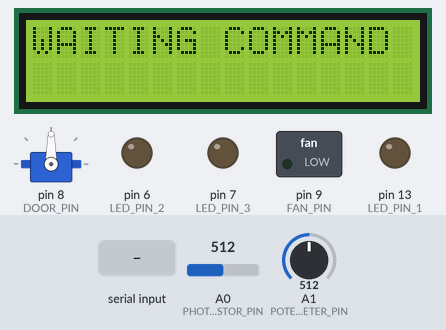
A sketch run on a simulated Arduino Uno, built with avr-gcc and run on an emulated ATmega328P. On the bench: 16×2 character LCD, servo, switched loads named in the sketch (green lamp = pin HIGH), output pins drawn as LEDs (lit = HIGH). The inputs (shaded band) are chosen by the test bench; at power-on: A0 (PHOTORESISTOR_PIN) = 512, A1 (POTENTIOMETER_PIN) = 512. What the sketch prints to the serial monitor is not drawn.

Above: at 1.2 s.
1.3 s: "CLOSE_DOOR\n" received over Serial
At 2.2 s:
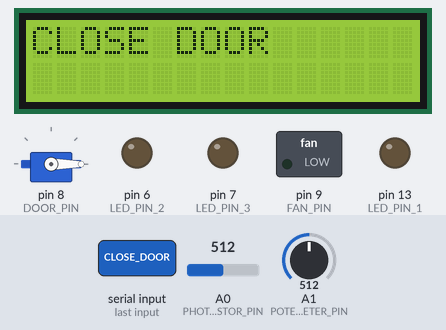
2.8 s: "TURN_ON_FAN\n" received over Serial
At 3.4 s:
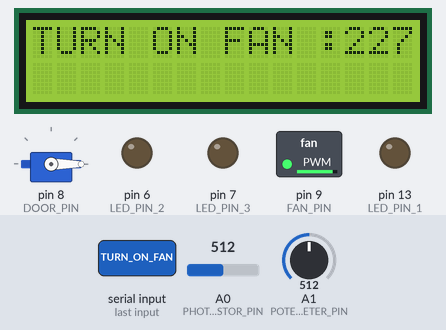
4.3 s: "OPEN_DOOR\n" received over Serial
At 5.5 s:
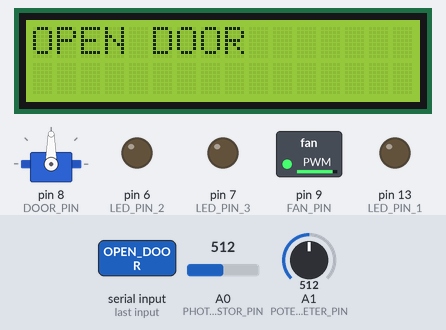
5.8 s: "TURN_ON_LIGHTS\n" received over Serial
At 7.0 s:
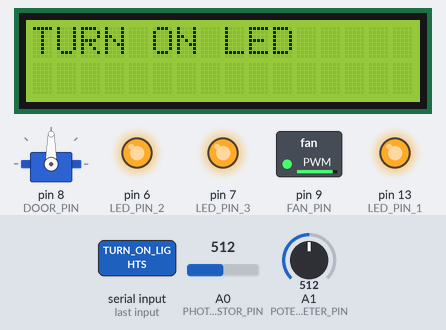
7.3 s: A0 (PHOTORESISTOR_PIN) set to 53
8.8 s: A0 (PHOTORESISTOR_PIN) set to 47
At 9.9 s:
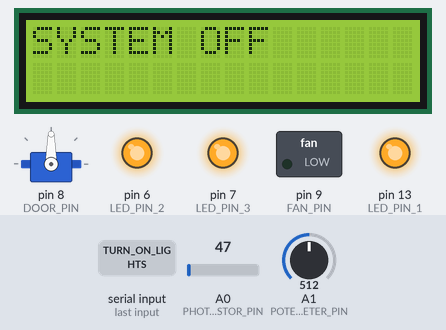
Timing chart, 0 to 11.3 s (numbered marks = the images above; inputs shaded):
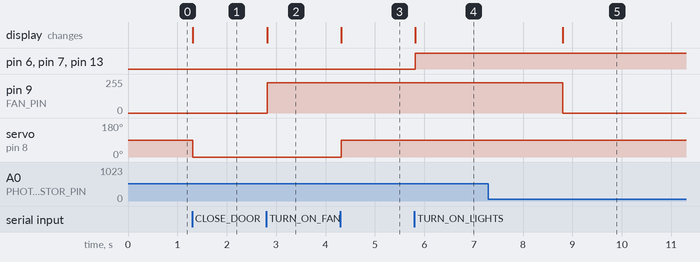

Measured:
- the behaviour switches between 51 and 50 on A0 (PHOTORESISTOR_PIN) (found by bisection; images 4 and 5)
- after the input at 1.3 s, servo on pin 8 (DOOR_PIN): 90° → 0° at once; the display: changes at once (image 1)
- after the input at 2.8 s, pin 9 (FAN_PIN): 0/255 → 227/255 at once; the display: changes at once (image 2)
- after the input at 4.3 s, servo on pin 8 (DOOR_PIN): 0° → 90° at once; the display: changes at once (image 3)
- after the input at 5.8 s, pin 6 (LED_PIN_2), pin 7 (LED_PIN_3), pin 13 (LED_PIN_1): LOW → HIGH at once; the display: changes at once (image 4)
- after the input at 7.3 s, every drawn part: stays the same
- after the input at 8.8 s, pin 9 (FAN_PIN): 227/255 → 0/255 at once; the display: changes at once (image 5)

The sketch:

smart_home.ino
```cpp
#include <LiquidCrystal.h>
#include <Servo.h>

// Pin assignments (adjust to your wiring)
const int DOOR_PIN = 8;   // Servo signal pin
const int FAN_PIN = 9;    // PWM pin for transistor/driver controlling DC fan
const int LED_PIN_1 = 13;    // Digital pin for LEDs via resistor
const int LED_PIN_2 = 6;    // Digital pin for LEDs via resistor
const int LED_PIN_3 = 7;    // Digital pin for LEDs via resistor

const int POTENTIOMETER_PIN = A1;
const int PHOTORESISTOR_PIN = A0;


Servo doorServo;

// LCD
const int rs = 12, en = 11, d4 = 5, d5 = 4, d6 = 3, d7 = 2;
LiquidCrystal lcd(rs, en, d4, d5, d6, d7);

int fan_speed_raw_value = 0; // Valeur du potentiomètre entre 0..1023
int fan_speed_value = 0; // Vitesse du moteur entre 0..255
bool fanIsOn = false;

String serialBuffer = "";

bool systemIsOn = true;
bool lastSystemState = true;

void setup() {
  Serial.begin(9600);
  lcd.begin(16, 2); // set up the LCD's number of columns and rows (16x2)
  lcd.print("WAITING COMMAND");

  pinMode(FAN_PIN, OUTPUT); // Pour envoyer la vitesse du ventilateur au transistor et ajuster/réguler la vitesse du moteur
  pinMode(POTENTIOMETER_PIN, INPUT); // Pour controler la vitesse du ventilateur
  doorServo.attach(DOOR_PIN);

  pinMode(LED_PIN_1, OUTPUT);
  pinMode(LED_PIN_2, OUTPUT);
  pinMode(LED_PIN_3, OUTPUT);


  //doorServo.write(0);
}

void loop() {
  int photoresistor_value = analogRead(PHOTORESISTOR_PIN);
  //Serial.println(photoresistor_value);

  if(photoresistor_value > 50) {
    systemIsOn = true;
  }
  else {
    systemIsOn = false;
  }

  if (systemIsOn != lastSystemState) {
    lcd.clear();
    if (!systemIsOn) {
      lcd.setCursor(0, 0);
      lcd.print("SYSTEM OFF");
      analogWrite(FAN_PIN, 0);   // sécurité
    } else {
      lcd.setCursor(0, 0);
      lcd.print("SYSTEM ON");
    }
    lastSystemState = systemIsOn;
  }

  if(systemIsOn) {
    fan_speed_raw_value = analogRead(POTENTIOMETER_PIN); // Récupérer la valeur du potentiomètre
    fan_speed_value = map(fan_speed_raw_value, 0, 1023, 200, 255); // Transformer la valeur du potentiomètre en vitesse de rotation du moteur
    if (fanIsOn) {
      analogWrite(FAN_PIN, fan_speed_value); // Envoyer la vitesse du moteur au PIN correspondant
    }

    if (Serial.available()) {
      //String command = Serial.readStringUntil('\n');
      //command.trim();
      //handleCommand(command);

      char c = Serial.read();
      if (c == '\n') {          // fin de commande
        serialBuffer.trim();
        handleCommand(serialBuffer);
        serialBuffer = "";     // reset buffer
      } else {
        serialBuffer += c;     // accumuler
      }
    }
  }

}


void handleCommand(const String& command) {
  lcd.clear(); // Reset the LCD Screen before handling command
  if (command == "OPEN_DOOR") {
    openDoor();
  } else if (command == "CLOSE_DOOR") {
    closeDoor();
  } else if (command == "TURN_ON_FAN") {
    turnOnFan();
  } else if (command == "TURN_OFF_FAN") {
    turnOffFan();
  } else if (command == "TURN_ON_LIGHTS") {
    turnOnLights();
  } else if (command == "TURN_OFF_LIGHTS") {
    turnOffLights();
  } else if (command.startsWith("DOOR_CALIBRATION:")) {

    // Extraire la partie après le :
    String valueStr = command.substring(17);   // longueur de "CALIBRATION_DOOR:" = 17
    int angle = valueStr.toInt();               // convertir en int

    // Sécurité: limiter entre 0 et 180
    //angle = constrain(angle, 0, 90);

    doorServo.write(angle);

    lcd.print("Door calib:");
    lcd.print(angle);

    Serial.print("Door calibrated to ");
    Serial.println(angle);
  } else {
    lcd.print("UNKNOWN COMMAND");
  }

  Serial.print("ACK:");
  Serial.println(command);
}

void openDoor() {
  doorServo.write(90);
  lcd.print("OPEN DOOR");
}

void closeDoor() {
  doorServo.write(0);
  lcd.print("CLOSE DOOR");
}

void turnOnFan() {
  // Logique Activer ou Eteindre le ventilateur
  fanIsOn = true;
  lcd.print("TURN ON FAN :" + String(fan_speed_value));
}

void turnOffFan() {
  fanIsOn = false;
  analogWrite(FAN_PIN, 0);
  lcd.print("TURN OFF FAN");
}

void turnOnLights() {
  digitalWrite(LED_PIN_1, HIGH);
  digitalWrite(LED_PIN_2, HIGH);
  digitalWrite(LED_PIN_3, HIGH);

  lcd.print("TURN ON LED");
}

void turnOffLights() {
  digitalWrite(LED_PIN_1, LOW);
  digitalWrite(LED_PIN_2, LOW);
  digitalWrite(LED_PIN_3, LOW);

  lcd.print("TURN OFF LED");
}
```
